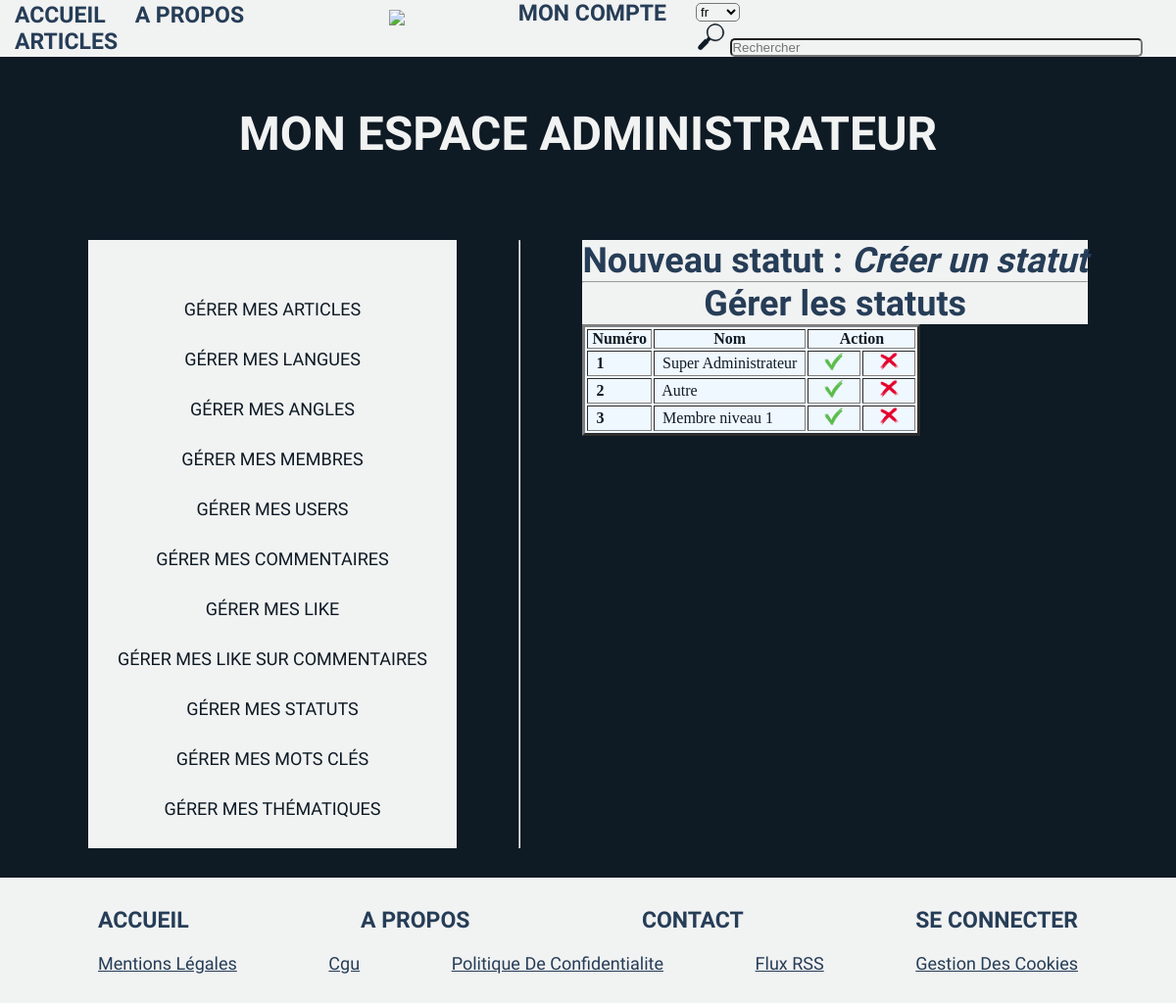
The app's page /back/statut/statut.php with its own data.
### tables this page shows
CREATE TABLE IF NOT EXISTS `statut` (
  `idStat` int(5) NOT NULL AUTO_INCREMENT,
  `libStat` varchar(25) NOT NULL,
  PRIMARY KEY (`idStat`),
  KEY `STATUT_FK` (`idStat`)
);

### class_crud/statut.class.php (called while the page is built, shortened)
<?php
require_once __DIR__ . '../../connect/database.php';
class STATUT{
	function get_AllStatuts(){
		global $db;
		$query = 'SELECT * FROM statut;';
		$result = $db->query($query);
		$allStatuts = $result->fetchAll();
		return($allStatuts);
	}
}

### back/statut/statut.php (the view, shortened to what this page needs)
<?php
require_once __DIR__ . '/../../class_crud/statut.class.php';
$monStatut = new STATUT();
?>
<!DOCTYPE html>
<html lang="fr-FR">
<head>
</head>
  <section>
<?php require_once ROOT . '/front/includes/commons/___headerFront.php'; ?>
</section>
<body>
	<h1>mon espace administrateur</h1>
    <div class=parentback>
        <div class=menu-back>
            <nav>
                <ul class="menuback-liens">
                    <li class="menu-back-gererArticles">
                        <a href="../article/article.php" class=articles>Gérer mes articles</a>
                    </li>
                    <li class="menu-back-gererLangues">
                        <a href="../langue/langue.php" class=langues>Gérer mes langues</a>
                    </li>
                    <li class="menu-back-angles">
                        <a href="../angle/angle.php" class=angles>Gérer mes angles</a>
                    </li>
                    <li class="menu-back-membres">
                        <a href="../membre/membre.php" class=membres>Gérer mes membres</a>
                    </li>
                    <li class="menu-back-utilisateurs">
                        <a href="../user/user.php" class=users>Gérer mes users</a>
                    </li>
                    <li class="menu-back-com">
                        <a href="../comment/comment.php" class=comment>Gérer mes commentaires</a>
                    </li>
                    <li class="menu-back-likeart">
                        <a href="../like_art/likeArt.php" class=likeart>Gérer mes like</a>
                    </li>
                    <li class="menu-back-likecom">
                        <a href="../like_com/likeCom.php" class=likecom>Gérer mes like sur commentaires</a>
                    </li>
                    <li class="menu-back-statut">
                        <a href="../statut/statut.php" class=stat>Gérer mes statuts</a>
                    </li>
                    <li class="menu-back-MotsCles">
                        <a href="../mot_cle/motCle.php" class=Mc>Gérer mes mots clés</a>
                    </li>
                    <li class="menu-back-MotsCles">
                        <a href="../thematique/thematique.php" class=them>Gérer mes thématiques</a>
                    </li>
                </ul>
            </nav>
        </div>
	<hr />
	<div class=formulaire>
    <h2>Nouveau statut :&nbsp;<a href="./createStatut.php"><i>Créer un statut</i></a></h2>
	<hr />
	<h2>Gérer les statuts</h2>
	<table border="3" bgcolor="aliceblue">
    <thead>
        <tr>
            <th>&nbsp;Numéro&nbsp;</th>
            <th>&nbsp;Nom&nbsp;</th>
            <th colspan="2">&nbsp;Action&nbsp;</th>
        </tr>
    </thead>
    <tbody>
<?php
    $allStatuts = $monStatut->get_AllStatuts();
    foreach($allStatuts as $row) {
?>
        <tr>
		<td><h4>&nbsp; <?= $row['idStat']; ?> &nbsp;</h4></td>
        <td>&nbsp; <?= $row['libStat']; ?> &nbsp;</td>
<?php
        if ($row['idStat'] != 1) {
?>
		<td>&nbsp;&nbsp;&nbsp;&nbsp;<a href="./updateStatut.php?id=<?=$row['idStat']; ?>"><i><img src="./../../img/valider-png.png" width="20" height="20" alt="Modifier statut" title="Modifier statut" /></i></a>&nbsp;&nbsp;&nbsp;&nbsp;
		<br /></td>
		<td>&nbsp;&nbsp;&nbsp;&nbsp;<a href="./deleteStatut.php?id=<?=$row['idStat']; ?>"><i><img src="./../../img/supprimer-png.png" width="20" height="20" alt="Supprimer statut" title="Supprimer statut" /></i></a>&nbsp;&nbsp;&nbsp;&nbsp;
		<br /></td>
<?php
        } else {
?>
		<td>&nbsp;&nbsp;&nbsp;&nbsp;<a href="./updateStatut.php?id=<?=$row['idStat']; ?>"><i><img src="./../../img/valider-png.png" width="20" height="20" alt="Modifier statut" title="Modifier statut" /></i></a>&nbsp;&nbsp;&nbsp;&nbsp;
		<br /></td>
		<td>&nbsp;&nbsp;&nbsp;&nbsp;<a href="#" class="superAdmin"><i><img src="./../../img/supprimer-png.png" width="20" height="20" alt="Supprimer statut" title="Supprimer statut" /></i></a>&nbsp;&nbsp;&nbsp;&nbsp;
		<br /></td>
<?php
        }
?>
        </tr>
<?php
	}
?>
    </tbody>
    </table>
    <p>&nbsp;</p>
    </div>
    </div>
<?php
require_once ROOT . '/front/includes/commons/___footerFront.php';
?>
</body>
</html>

### back/css/style.css (style rules this page uses)
* { margin:0; padding:0; }
body { background-color: #0e1a24; color: #f1f2f2; }
table { color:#0e1a24; }
body h4 { color:#0e1a24 }
body th { color:#0e1a24; }
h1 { font-family: 'Amarante', sans-serif; font-size:48px; text-align: center; text-transform: uppercase; padding-top:50px; padding-bottom: 50px; color: #f1f2f2; }
h2 { font-family: 'Amarante', sans-serif; font-size:36px; text-align:center; }
p { font-family: 'Assistant', sans-serif; font-size:18px; }
a { color:#f1f2f2; text-decoration: none; }
a i { color:#263d57; }
.formulaire h2 { background-color: #f1f2f2; color:#263d57; }
.menu-back ul li a { font-family: 'Assistant', sans-serif; font-size:18px; text-transform:uppercase; text-decoration:none; color:#0e1a24; }
.menu-back ul li { padding-top:30px; }
.menu-back { background-color:#f1f2f2; text-align: center; padding:30px; }
.parentback { display:flex; justify-content: space-between; margin-right: 90px; margin-left:90px; margin-top: 30px; margin-bottom: 30px; }
h4 { color:#f1f2f2; }
thead { color:#f1f2f2; }
@media screen and (min-width: 681px) and (max-width: 1279px) { body { background-color: #0e1a24; } }

### back/statut/statut.php (style rules this page uses)
.superAdmin { text-decoration: none; color: #797979; }

### records on screen
statut: idStat "1", libStat "Super Administrateur"
statut: idStat "2", libStat "Autre"
statut: idStat "3", libStat "Membre niveau 1"
